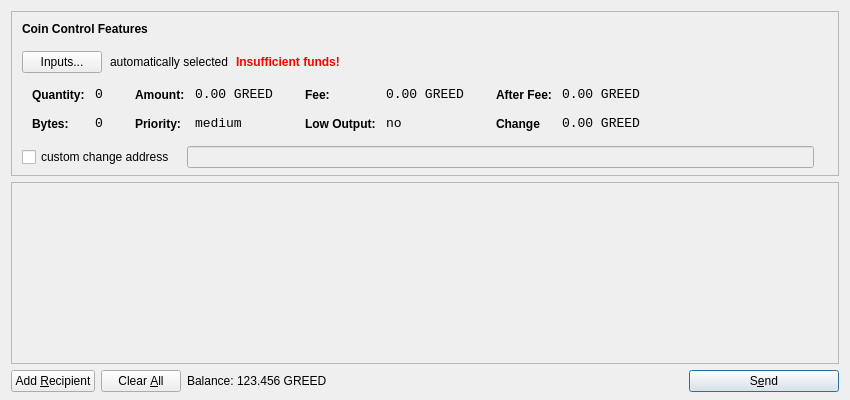
<?xml version="1.0" encoding="UTF-8"?>
<ui version="4.0">
 <class>SendCoinsDialog</class>
 <widget class="QDialog" name="SendCoinsDialog">
  <property name="geometry">
   <rect>
    <x>0</x>
    <y>0</y>
    <width>850</width>
    <height>400</height>
   </rect>
  </property>
  <property name="windowTitle">
   <string>Send Coins</string>
  </property>
  <layout class="QVBoxLayout" name="verticalLayout" stretch="0,1,0">
   <property name="bottomMargin">
    <number>8</number>
   </property>
   <item>
    <widget class="QFrame" name="frameCoinControl">
     <property name="sizePolicy">
      <sizepolicy hsizetype="Expanding" vsizetype="Expanding">
       <horstretch>0</horstretch>
       <verstretch>0</verstretch>
      </sizepolicy>
     </property>
     <property name="maximumSize">
      <size>
       <width>16777215</width>
       <height>16777215</height>
      </size>
     </property>
     <property name="frameShape">
      <enum>QFrame::StyledPanel</enum>
     </property>
     <property name="frameShadow">
      <enum>QFrame::Sunken</enum>
     </property>
     <layout class="QVBoxLayout" name="verticalLayoutCoinControl2">
      <property name="spacing">
       <number>6</number>
      </property>
      <property name="leftMargin">
       <number>0</number>
      </property>
      <property name="topMargin">
       <number>0</number>
      </property>
      <property name="rightMargin">
       <number>0</number>
      </property>
      <property name="bottomMargin">
       <number>6</number>
      </property>
      <item>
       <layout class="QVBoxLayout" name="verticalLayoutCoinControl" stretch="0,0,0,0,1">
        <property name="spacing">
         <number>0</number>
        </property>
        <property name="leftMargin">
         <number>10</number>
        </property>
        <property name="topMargin">
         <number>10</number>
        </property>
        <item>
         <layout class="QHBoxLayout" name="horizontalLayoutCoinControl1">
          <property name="bottomMargin">
           <number>15</number>
          </property>
          <item>
           <widget class="QLabel" name="labelCoinControlFeatures">
            <property name="sizePolicy">
             <sizepolicy hsizetype="Preferred" vsizetype="Maximum">
              <horstretch>0</horstretch>
              <verstretch>0</verstretch>
             </sizepolicy>
            </property>
            <property name="font">
             <font>
              <weight>75</weight>
              <bold>true</bold>
             </font>
            </property>
            <property name="styleSheet">
             <string notr="true">font-weight:bold;</string>
            </property>
            <property name="text">
             <string>Coin Control Features</string>
            </property>
           </widget>
          </item>
         </layout>
        </item>
        <item>
         <layout class="QHBoxLayout" name="horizontalLayoutCoinControl2" stretch="0,0,0,0">
          <property name="spacing">
           <number>8</number>
          </property>
          <property name="bottomMargin">
           <number>10</number>
          </property>
          <item>
           <widget class="QPushButton" name="pushButtonCoinControl">
            <property name="styleSheet">
             <string notr="true"/>
            </property>
            <property name="text">
             <string>Inputs...</string>
            </property>
           </widget>
          </item>
          <item>
           <widget class="QLabel" name="labelCoinControlAutomaticallySelected">
            <property name="text">
             <string>automatically selected</string>
            </property>
            <property name="margin">
             <number>5</number>
            </property>
           </widget>
          </item>
          <item>
           <widget class="QLabel" name="labelCoinControlInsuffFunds">
            <property name="font">
             <font>
              <weight>75</weight>
              <bold>true</bold>
             </font>
            </property>
            <property name="styleSheet">
             <string notr="true">color:red;font-weight:bold;</string>
            </property>
            <property name="text">
             <string>Insufficient funds!</string>
            </property>
            <property name="margin">
             <number>5</number>
            </property>
           </widget>
          </item>
          <item>
           <spacer name="horizontalSpacerCoinControl">
            <property name="orientation">
             <enum>Qt::Horizontal</enum>
            </property>
            <property name="sizeHint" stdset="0">
             <size>
              <width>40</width>
              <height>1</height>
             </size>
            </property>
           </spacer>
          </item>
         </layout>
        </item>
        <item>
         <widget class="QWidget" name="widgetCoinControl" native="true">
          <property name="sizePolicy">
           <sizepolicy hsizetype="Preferred" vsizetype="Preferred">
            <horstretch>0</horstretch>
            <verstretch>0</verstretch>
           </sizepolicy>
          </property>
          <property name="minimumSize">
           <size>
            <width>0</width>
            <height>0</height>
           </size>
          </property>
          <property name="styleSheet">
           <string notr="true"/>
          </property>
          <layout class="QHBoxLayout" name="horizontalLayoutCoinControl5">
           <property name="margin">
            <number>0</number>
           </property>
           <item>
            <layout class="QHBoxLayout" name="horizontalLayoutCoinControl3" stretch="0,0,0,1">
             <property name="spacing">
              <number>20</number>
             </property>
             <property name="topMargin">
              <number>0</number>
             </property>
             <property name="bottomMargin">
              <number>10</number>
             </property>
             <item>
              <layout class="QFormLayout" name="formLayoutCoinControl1">
               <property name="horizontalSpacing">
                <number>10</number>
               </property>
               <property name="verticalSpacing">
                <number>14</number>
               </property>
               <property name="leftMargin">
                <number>10</number>
               </property>
               <property name="topMargin">
                <number>4</number>
               </property>
               <property name="rightMargin">
                <number>6</number>
               </property>
               <item row="0" column="0">
                <widget class="QLabel" name="labelCoinControlQuantityText">
                 <property name="styleSheet">
                  <string notr="true">font-weight:bold;</string>
                 </property>
                 <property name="text">
                  <string>Quantity:</string>
                 </property>
                 <property name="margin">
                  <number>0</number>
                 </property>
                </widget>
               </item>
               <item row="0" column="1">
                <widget class="QLabel" name="labelCoinControlQuantity">
                 <property name="font">
                  <font>
                   <family>Monospace</family>
                   <pointsize>10</pointsize>
                  </font>
                 </property>
                 <property name="cursor">
                  <cursorShape>IBeamCursor</cursorShape>
                 </property>
                 <property name="contextMenuPolicy">
                  <enum>Qt::ActionsContextMenu</enum>
                 </property>
                 <property name="text">
                  <string>0</string>
                 </property>
                 <property name="margin">
                  <number>0</number>
                 </property>
                 <property name="textInteractionFlags">
                  <set>Qt::LinksAccessibleByMouse|Qt::TextSelectableByKeyboard|Qt::TextSelectableByMouse</set>
                 </property>
                </widget>
               </item>
               <item row="1" column="0">
                <widget class="QLabel" name="labelCoinControlBytesText">
                 <property name="styleSheet">
                  <string notr="true">font-weight:bold;</string>
                 </property>
                 <property name="text">
                  <string>Bytes:</string>
                 </property>
                </widget>
               </item>
               <item row="1" column="1">
                <widget class="QLabel" name="labelCoinControlBytes">
                 <property name="font">
                  <font>
                   <family>Monospace</family>
                   <pointsize>10</pointsize>
                  </font>
                 </property>
                 <property name="cursor">
                  <cursorShape>IBeamCursor</cursorShape>
                 </property>
                 <property name="contextMenuPolicy">
                  <enum>Qt::ActionsContextMenu</enum>
                 </property>
                 <property name="text">
                  <string>0</string>
                 </property>
                 <property name="textInteractionFlags">
                  <set>Qt::LinksAccessibleByMouse|Qt::TextSelectableByKeyboard|Qt::TextSelectableByMouse</set>
                 </property>
                </widget>
               </item>
              </layout>
             </item>
             <item>
              <layout class="QFormLayout" name="formLayoutCoinControl2">
               <property name="horizontalSpacing">
                <number>10</number>
               </property>
               <property name="verticalSpacing">
                <number>14</number>
               </property>
               <property name="leftMargin">
                <number>6</number>
               </property>
               <property name="topMargin">
                <number>4</number>
               </property>
               <property name="rightMargin">
                <number>6</number>
               </property>
               <item row="0" column="0">
                <widget class="QLabel" name="labelCoinControlAmountText">
                 <property name="styleSheet">
                  <string notr="true">font-weight:bold;</string>
                 </property>
                 <property name="text">
                  <string>Amount:</string>
                 </property>
                 <property name="margin">
                  <number>0</number>
                 </property>
                </widget>
               </item>
               <item row="0" column="1">
                <widget class="QLabel" name="labelCoinControlAmount">
                 <property name="font">
                  <font>
                   <family>Monospace</family>
                   <pointsize>10</pointsize>
                  </font>
                 </property>
                 <property name="cursor">
                  <cursorShape>IBeamCursor</cursorShape>
                 </property>
                 <property name="contextMenuPolicy">
                  <enum>Qt::ActionsContextMenu</enum>
                 </property>
                 <property name="text">
                  <string>0.00 GREED</string>
                 </property>
                 <property name="textInteractionFlags">
                  <set>Qt::LinksAccessibleByMouse|Qt::TextSelectableByKeyboard|Qt::TextSelectableByMouse</set>
                 </property>
                </widget>
               </item>
               <item row="1" column="0">
                <widget class="QLabel" name="labelCoinControlPriorityText">
                 <property name="styleSheet">
                  <string notr="true">font-weight:bold;</string>
                 </property>
                 <property name="text">
                  <string>Priority:</string>
                 </property>
                </widget>
               </item>
               <item row="1" column="1">
                <widget class="QLabel" name="labelCoinControlPriority">
                 <property name="font">
                  <font>
                   <family>Monospace</family>
                   <pointsize>10</pointsize>
                  </font>
                 </property>
                 <property name="cursor">
                  <cursorShape>IBeamCursor</cursorShape>
                 </property>
                 <property name="contextMenuPolicy">
                  <enum>Qt::ActionsContextMenu</enum>
                 </property>
                 <property name="text">
                  <string>medium</string>
                 </property>
                 <property name="textInteractionFlags">
                  <set>Qt::LinksAccessibleByMouse|Qt::TextSelectableByKeyboard|Qt::TextSelectableByMouse</set>
                 </property>
                </widget>
               </item>
              </layout>
             </item>
             <item>
              <layout class="QFormLayout" name="formLayoutCoinControl3">
               <property name="horizontalSpacing">
                <number>10</number>
               </property>
               <property name="verticalSpacing">
                <number>14</number>
               </property>
               <property name="leftMargin">
                <number>6</number>
               </property>
               <property name="topMargin">
                <number>4</number>
               </property>
               <property name="rightMargin">
                <number>6</number>
               </property>
               <item row="0" column="0">
                <widget class="QLabel" name="labelCoinControlFeeText">
                 <property name="styleSheet">
                  <string notr="true">font-weight:bold;</string>
                 </property>
                 <property name="text">
                  <string>Fee:</string>
                 </property>
                 <property name="margin">
                  <number>0</number>
                 </property>
                </widget>
               </item>
               <item row="0" column="1">
                <widget class="QLabel" name="labelCoinControlFee">
                 <property name="font">
                  <font>
                   <family>Monospace</family>
                   <pointsize>10</pointsize>
                  </font>
                 </property>
                 <property name="cursor">
                  <cursorShape>IBeamCursor</cursorShape>
                 </property>
                 <property name="contextMenuPolicy">
                  <enum>Qt::ActionsContextMenu</enum>
                 </property>
                 <property name="text">
                  <string>0.00 GREED</string>
                 </property>
                 <property name="textInteractionFlags">
                  <set>Qt::LinksAccessibleByMouse|Qt::TextSelectableByKeyboard|Qt::TextSelectableByMouse</set>
                 </property>
                </widget>
               </item>
               <item row="1" column="0">
                <widget class="QLabel" name="labelCoinControlLowOutputText">
                 <property name="styleSheet">
                  <string notr="true">font-weight:bold;</string>
                 </property>
                 <property name="text">
                  <string>Low Output:</string>
                 </property>
                </widget>
               </item>
               <item row="1" column="1">
                <widget class="QLabel" name="labelCoinControlLowOutput">
                 <property name="font">
                  <font>
                   <family>Monospace</family>
                   <pointsize>10</pointsize>
                  </font>
                 </property>
                 <property name="cursor">
                  <cursorShape>IBeamCursor</cursorShape>
                 </property>
                 <property name="contextMenuPolicy">
                  <enum>Qt::ActionsContextMenu</enum>
                 </property>
                 <property name="text">
                  <string>no</string>
                 </property>
                 <property name="textInteractionFlags">
                  <set>Qt::LinksAccessibleByMouse|Qt::TextSelectableByKeyboard|Qt::TextSelectableByMouse</set>
                 </property>
                </widget>
               </item>
              </layout>
             </item>
             <item>
              <layout class="QFormLayout" name="formLayoutCoinControl4">
               <property name="horizontalSpacing">
                <number>10</number>
               </property>
               <property name="verticalSpacing">
                <number>14</number>
               </property>
               <property name="leftMargin">
                <number>6</number>
               </property>
               <property name="topMargin">
                <number>4</number>
               </property>
               <property name="rightMargin">
                <number>6</number>
               </property>
               <item row="0" column="0">
                <widget class="QLabel" name="labelCoinControlAfterFeeText">
                 <property name="styleSheet">
                  <string notr="true">font-weight:bold;</string>
                 </property>
                 <property name="text">
                  <string>After Fee:</string>
                 </property>
                 <property name="margin">
                  <number>0</number>
                 </property>
                </widget>
               </item>
               <item row="0" column="1">
                <widget class="QLabel" name="labelCoinControlAfterFee">
                 <property name="font">
                  <font>
                   <family>Monospace</family>
                   <pointsize>10</pointsize>
                  </font>
                 </property>
                 <property name="cursor">
                  <cursorShape>IBeamCursor</cursorShape>
                 </property>
                 <property name="contextMenuPolicy">
                  <enum>Qt::ActionsContextMenu</enum>
                 </property>
                 <property name="text">
                  <string>0.00 GREED</string>
                 </property>
                 <property name="textInteractionFlags">
                  <set>Qt::LinksAccessibleByMouse|Qt::TextSelectableByKeyboard|Qt::TextSelectableByMouse</set>
                 </property>
                </widget>
               </item>
               <item row="1" column="0">
                <widget class="QLabel" name="labelCoinControlChangeText">
                 <property name="styleSheet">
                  <string notr="true">font-weight:bold;</string>
                 </property>
                 <property name="text">
                  <string>Change</string>
                 </property>
                </widget>
               </item>
               <item row="1" column="1">
                <widget class="QLabel" name="labelCoinControlChange">
                 <property name="font">
                  <font>
                   <family>Monospace</family>
                   <pointsize>10</pointsize>
                  </font>
                 </property>
                 <property name="cursor">
                  <cursorShape>IBeamCursor</cursorShape>
                 </property>
                 <property name="contextMenuPolicy">
                  <enum>Qt::ActionsContextMenu</enum>
                 </property>
                 <property name="text">
                  <string>0.00 GREED</string>
                 </property>
                 <property name="textInteractionFlags">
                  <set>Qt::LinksAccessibleByMouse|Qt::TextSelectableByKeyboard|Qt::TextSelectableByMouse</set>
                 </property>
                </widget>
               </item>
              </layout>
             </item>
            </layout>
           </item>
          </layout>
         </widget>
        </item>
        <item>
         <layout class="QHBoxLayout" name="horizontalLayoutCoinControl4" stretch="0,0,0">
          <property name="spacing">
           <number>12</number>
          </property>
          <property name="sizeConstraint">
           <enum>QLayout::SetDefaultConstraint</enum>
          </property>
          <property name="topMargin">
           <number>5</number>
          </property>
          <property name="rightMargin">
           <number>5</number>
          </property>
          <item>
           <widget class="QCheckBox" name="checkBoxCoinControlChange">
            <property name="text">
             <string>custom change address</string>
            </property>
           </widget>
          </item>
          <item>
           <widget class="QLineEdit" name="lineEditCoinControlChange">
            <property name="enabled">
             <bool>false</bool>
            </property>
            <property name="sizePolicy">
             <sizepolicy hsizetype="Expanding" vsizetype="Fixed">
              <horstretch>0</horstretch>
              <verstretch>0</verstretch>
             </sizepolicy>
            </property>
           </widget>
          </item>
          <item>
           <widget class="QLabel" name="labelCoinControlChangeLabel">
            <property name="sizePolicy">
             <sizepolicy hsizetype="Preferred" vsizetype="Expanding">
              <horstretch>0</horstretch>
              <verstretch>0</verstretch>
             </sizepolicy>
            </property>
            <property name="minimumSize">
             <size>
              <width>0</width>
              <height>0</height>
             </size>
            </property>
            <property name="text">
             <string/>
            </property>
            <property name="margin">
             <number>3</number>
            </property>
           </widget>
          </item>
         </layout>
        </item>
        <item>
         <spacer name="verticalSpacerCoinControl">
          <property name="orientation">
           <enum>Qt::Vertical</enum>
          </property>
          <property name="sizeHint" stdset="0">
           <size>
            <width>800</width>
            <height>1</height>
           </size>
          </property>
         </spacer>
        </item>
       </layout>
      </item>
     </layout>
    </widget>
   </item>
   <item>
    <widget class="QScrollArea" name="scrollArea">
     <property name="widgetResizable">
      <bool>true</bool>
     </property>
     <widget class="QWidget" name="scrollAreaWidgetContents">
      <property name="geometry">
       <rect>
        <x>0</x>
        <y>0</y>
        <width>830</width>
        <height>162</height>
       </rect>
      </property>
      <layout class="QVBoxLayout" name="verticalLayout_2">
       <property name="margin">
        <number>0</number>
       </property>
       <item>
        <layout class="QVBoxLayout" name="entries">
         <property name="spacing">
          <number>6</number>
         </property>
        </layout>
       </item>
       <item>
        <spacer name="verticalSpacer">
         <property name="orientation">
          <enum>Qt::Vertical</enum>
         </property>
         <property name="sizeHint" stdset="0">
          <size>
           <width>20</width>
           <height>40</height>
          </size>
         </property>
        </spacer>
       </item>
      </layout>
     </widget>
    </widget>
   </item>
   <item>
    <layout class="QHBoxLayout" name="horizontalLayout">
     <item>
      <widget class="QPushButton" name="addButton">
       <property name="toolTip">
        <string>Send to multiple recipients at once</string>
       </property>
       <property name="text">
        <string>Add &amp;Recipient</string>
       </property>
       <property name="icon">
        <iconset resource="../bitcoin.qrc">
         <normaloff>:/icons/add</normaloff>:/icons/add</iconset>
       </property>
       <property name="autoDefault">
        <bool>false</bool>
       </property>
      </widget>
     </item>
     <item>
      <widget class="QPushButton" name="clearButton">
       <property name="sizePolicy">
        <sizepolicy hsizetype="Minimum" vsizetype="Fixed">
         <horstretch>0</horstretch>
         <verstretch>0</verstretch>
        </sizepolicy>
       </property>
       <property name="toolTip">
        <string>Remove all transaction fields</string>
       </property>
       <property name="text">
        <string>Clear &amp;All</string>
       </property>
       <property name="icon">
        <iconset resource="../bitcoin.qrc">
         <normaloff>:/icons/remove</normaloff>:/icons/remove</iconset>
       </property>
       <property name="autoRepeatDelay">
        <number>300</number>
       </property>
       <property name="autoDefault">
        <bool>false</bool>
       </property>
      </widget>
     </item>
     <item>
      <layout class="QHBoxLayout" name="horizontalLayout_2">
       <property name="spacing">
        <number>3</number>
       </property>
       <item>
        <widget class="QLabel" name="label">
         <property name="sizePolicy">
          <sizepolicy hsizetype="Preferred" vsizetype="Fixed">
           <horstretch>0</horstretch>
           <verstretch>0</verstretch>
          </sizepolicy>
         </property>
         <property name="text">
          <string>Balance:</string>
         </property>
        </widget>
       </item>
       <item>
        <widget class="QLabel" name="labelBalance">
         <property name="sizePolicy">
          <sizepolicy hsizetype="Preferred" vsizetype="Fixed">
           <horstretch>0</horstretch>
           <verstretch>0</verstretch>
          </sizepolicy>
         </property>
         <property name="cursor">
          <cursorShape>IBeamCursor</cursorShape>
         </property>
         <property name="text">
          <string>123.456 GREED</string>
         </property>
         <property name="textInteractionFlags">
          <set>Qt::LinksAccessibleByMouse|Qt::TextSelectableByKeyboard|Qt::TextSelectableByMouse</set>
         </property>
        </widget>
       </item>
      </layout>
     </item>
     <item>
      <spacer name="horizontalSpacer">
       <property name="orientation">
        <enum>Qt::Horizontal</enum>
       </property>
       <property name="sizeHint" stdset="0">
        <size>
         <width>40</width>
         <height>20</height>
        </size>
       </property>
      </spacer>
     </item>
     <item>
      <widget class="QPushButton" name="sendButton">
       <property name="minimumSize">
        <size>
         <width>150</width>
         <height>0</height>
        </size>
       </property>
       <property name="toolTip">
        <string>Confirm the send action</string>
       </property>
       <property name="text">
        <string>S&amp;end</string>
       </property>
       <property name="icon">
        <iconset resource="../bitcoin.qrc">
         <normaloff>:/icons/send</normaloff>:/icons/send</iconset>
       </property>
       <property name="default">
        <bool>true</bool>
       </property>
      </widget>
     </item>
    </layout>
   </item>
  </layout>
 </widget>
 <resources>
  <include location="../bitcoin.qrc"/>
 </resources>
 <connections/>
</ui>
